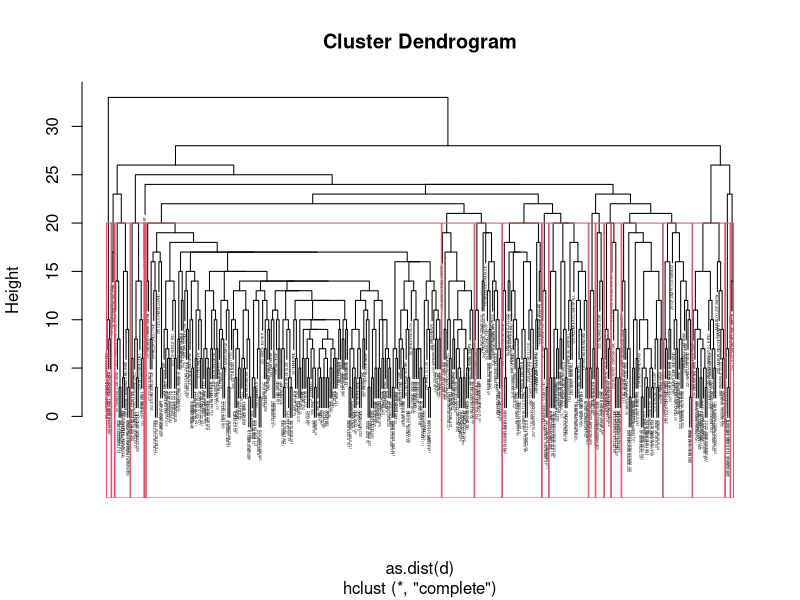

R code for this plot:
## ---- chunk 1
# http://stackoverflow.com/questions/21511801/text-clustering-with-levenshtein-distances
setwd("~/work/r/class/datasciencecoursera/notes/class5_repdata/assignment2")
# Levenshtein Distance
str<-read.csv("types.csv")$x
clnum<-20
d  <- adist(str)
rownames(d) <- str
hc <- hclust(as.dist(d))
plot(hc,cex=0.2)
rect.hclust(hc,k=clnum)
df <- data.frame(str,grp=cutree(hc,k=clnum))
df
